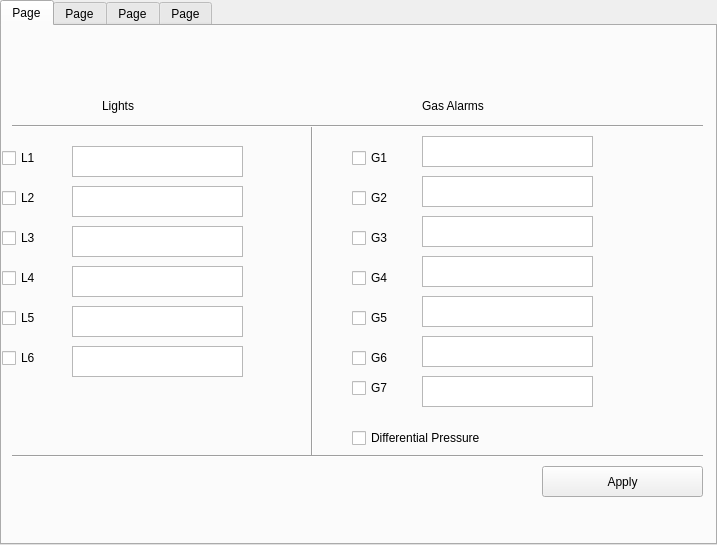
<?xml version="1.0" encoding="UTF-8"?>
<ui version="4.0">
 <class>TabWidget</class>
 <widget class="QTabWidget" name="TabWidget">
  <property name="geometry">
   <rect>
    <x>0</x>
    <y>0</y>
    <width>717</width>
    <height>545</height>
   </rect>
  </property>
  <property name="windowTitle">
   <string>TabWidget</string>
  </property>
  <property name="currentIndex">
   <number>0</number>
  </property>
  <widget class="QWidget" name="tab">
   <attribute name="title">
    <string>Page</string>
   </attribute>
   <widget class="QTextEdit" name="textEdit">
    <property name="geometry">
     <rect>
      <x>70</x>
      <y>120</y>
      <width>171</width>
      <height>31</height>
     </rect>
    </property>
   </widget>
   <widget class="QTextEdit" name="textEdit_2">
    <property name="geometry">
     <rect>
      <x>70</x>
      <y>160</y>
      <width>171</width>
      <height>31</height>
     </rect>
    </property>
   </widget>
   <widget class="QTextEdit" name="textEdit_3">
    <property name="geometry">
     <rect>
      <x>70</x>
      <y>240</y>
      <width>171</width>
      <height>31</height>
     </rect>
    </property>
   </widget>
   <widget class="QTextEdit" name="textEdit_4">
    <property name="geometry">
     <rect>
      <x>70</x>
      <y>200</y>
      <width>171</width>
      <height>31</height>
     </rect>
    </property>
   </widget>
   <widget class="QTextEdit" name="textEdit_5">
    <property name="geometry">
     <rect>
      <x>70</x>
      <y>320</y>
      <width>171</width>
      <height>31</height>
     </rect>
    </property>
   </widget>
   <widget class="QTextEdit" name="textEdit_6">
    <property name="geometry">
     <rect>
      <x>70</x>
      <y>280</y>
      <width>171</width>
      <height>31</height>
     </rect>
    </property>
   </widget>
   <widget class="Line" name="line">
    <property name="geometry">
     <rect>
      <x>300</x>
      <y>100</y>
      <width>20</width>
      <height>331</height>
     </rect>
    </property>
    <property name="orientation">
     <enum>Qt::Vertical</enum>
    </property>
   </widget>
   <widget class="QTextEdit" name="textEdit_7">
    <property name="geometry">
     <rect>
      <x>420</x>
      <y>310</y>
      <width>171</width>
      <height>31</height>
     </rect>
    </property>
   </widget>
   <widget class="QTextEdit" name="textEdit_8">
    <property name="geometry">
     <rect>
      <x>420</x>
      <y>150</y>
      <width>171</width>
      <height>31</height>
     </rect>
    </property>
   </widget>
   <widget class="QTextEdit" name="textEdit_9">
    <property name="geometry">
     <rect>
      <x>420</x>
      <y>230</y>
      <width>171</width>
      <height>31</height>
     </rect>
    </property>
   </widget>
   <widget class="QTextEdit" name="textEdit_10">
    <property name="geometry">
     <rect>
      <x>420</x>
      <y>110</y>
      <width>171</width>
      <height>31</height>
     </rect>
    </property>
   </widget>
   <widget class="QTextEdit" name="textEdit_11">
    <property name="geometry">
     <rect>
      <x>420</x>
      <y>190</y>
      <width>171</width>
      <height>31</height>
     </rect>
    </property>
   </widget>
   <widget class="QTextEdit" name="textEdit_12">
    <property name="geometry">
     <rect>
      <x>420</x>
      <y>270</y>
      <width>171</width>
      <height>31</height>
     </rect>
    </property>
   </widget>
   <widget class="QTextEdit" name="textEdit_13">
    <property name="geometry">
     <rect>
      <x>420</x>
      <y>350</y>
      <width>171</width>
      <height>31</height>
     </rect>
    </property>
   </widget>
   <widget class="QCheckBox" name="checkBox">
    <property name="geometry">
     <rect>
      <x>0</x>
      <y>120</y>
      <width>41</width>
      <height>24</height>
     </rect>
    </property>
    <property name="text">
     <string>L1</string>
    </property>
   </widget>
   <widget class="QCheckBox" name="checkBox_2">
    <property name="geometry">
     <rect>
      <x>0</x>
      <y>160</y>
      <width>41</width>
      <height>24</height>
     </rect>
    </property>
    <property name="text">
     <string>L2</string>
    </property>
   </widget>
   <widget class="QCheckBox" name="checkBox_3">
    <property name="geometry">
     <rect>
      <x>0</x>
      <y>200</y>
      <width>41</width>
      <height>24</height>
     </rect>
    </property>
    <property name="text">
     <string>L3</string>
    </property>
   </widget>
   <widget class="QCheckBox" name="checkBox_4">
    <property name="geometry">
     <rect>
      <x>0</x>
      <y>240</y>
      <width>41</width>
      <height>24</height>
     </rect>
    </property>
    <property name="text">
     <string>L4</string>
    </property>
   </widget>
   <widget class="QCheckBox" name="checkBox_5">
    <property name="geometry">
     <rect>
      <x>0</x>
      <y>280</y>
      <width>51</width>
      <height>24</height>
     </rect>
    </property>
    <property name="text">
     <string>L5</string>
    </property>
   </widget>
   <widget class="QCheckBox" name="checkBox_6">
    <property name="geometry">
     <rect>
      <x>0</x>
      <y>320</y>
      <width>41</width>
      <height>24</height>
     </rect>
    </property>
    <property name="text">
     <string>L6</string>
    </property>
   </widget>
   <widget class="QLabel" name="label">
    <property name="geometry">
     <rect>
      <x>100</x>
      <y>70</y>
      <width>67</width>
      <height>19</height>
     </rect>
    </property>
    <property name="text">
     <string>Lights</string>
    </property>
   </widget>
   <widget class="QLabel" name="label_2">
    <property name="geometry">
     <rect>
      <x>420</x>
      <y>70</y>
      <width>101</width>
      <height>19</height>
     </rect>
    </property>
    <property name="text">
     <string>Gas Alarms</string>
    </property>
   </widget>
   <widget class="Line" name="line_2">
    <property name="geometry">
     <rect>
      <x>10</x>
      <y>90</y>
      <width>691</width>
      <height>20</height>
     </rect>
    </property>
    <property name="orientation">
     <enum>Qt::Horizontal</enum>
    </property>
   </widget>
   <widget class="QCheckBox" name="checkBox_7">
    <property name="geometry">
     <rect>
      <x>350</x>
      <y>320</y>
      <width>51</width>
      <height>24</height>
     </rect>
    </property>
    <property name="text">
     <string>G6</string>
    </property>
   </widget>
   <widget class="QCheckBox" name="checkBox_8">
    <property name="geometry">
     <rect>
      <x>350</x>
      <y>280</y>
      <width>61</width>
      <height>24</height>
     </rect>
    </property>
    <property name="text">
     <string>G5</string>
    </property>
   </widget>
   <widget class="QCheckBox" name="checkBox_9">
    <property name="geometry">
     <rect>
      <x>350</x>
      <y>200</y>
      <width>51</width>
      <height>24</height>
     </rect>
    </property>
    <property name="text">
     <string>G3</string>
    </property>
   </widget>
   <widget class="QCheckBox" name="checkBox_10">
    <property name="geometry">
     <rect>
      <x>350</x>
      <y>240</y>
      <width>51</width>
      <height>24</height>
     </rect>
    </property>
    <property name="text">
     <string>G4</string>
    </property>
   </widget>
   <widget class="QCheckBox" name="checkBox_11">
    <property name="geometry">
     <rect>
      <x>350</x>
      <y>120</y>
      <width>51</width>
      <height>24</height>
     </rect>
    </property>
    <property name="text">
     <string>G1</string>
    </property>
   </widget>
   <widget class="QCheckBox" name="checkBox_12">
    <property name="geometry">
     <rect>
      <x>350</x>
      <y>160</y>
      <width>51</width>
      <height>24</height>
     </rect>
    </property>
    <property name="text">
     <string>G2</string>
    </property>
   </widget>
   <widget class="QCheckBox" name="checkBox_13">
    <property name="geometry">
     <rect>
      <x>350</x>
      <y>350</y>
      <width>51</width>
      <height>24</height>
     </rect>
    </property>
    <property name="text">
     <string>G7</string>
    </property>
   </widget>
   <widget class="Line" name="line_3">
    <property name="geometry">
     <rect>
      <x>10</x>
      <y>420</y>
      <width>691</width>
      <height>20</height>
     </rect>
    </property>
    <property name="orientation">
     <enum>Qt::Horizontal</enum>
    </property>
   </widget>
   <widget class="QCheckBox" name="checkBox_14">
    <property name="geometry">
     <rect>
      <x>350</x>
      <y>400</y>
      <width>221</width>
      <height>24</height>
     </rect>
    </property>
    <property name="text">
     <string>Differential Pressure</string>
    </property>
   </widget>
   <widget class="QPushButton" name="pushButton">
    <property name="geometry">
     <rect>
      <x>540</x>
      <y>440</y>
      <width>161</width>
      <height>31</height>
     </rect>
    </property>
    <property name="text">
     <string>Apply</string>
    </property>
   </widget>
  </widget>
  <widget class="QWidget" name="tab_2">
   <attribute name="title">
    <string>Page</string>
   </attribute>
  </widget>
  <widget class="QWidget" name="tab_3">
   <attribute name="title">
    <string>Page</string>
   </attribute>
  </widget>
  <widget class="QWidget" name="tab_4">
   <attribute name="title">
    <string>Page</string>
   </attribute>
  </widget>
 </widget>
 <resources/>
 <connections/>
</ui>
